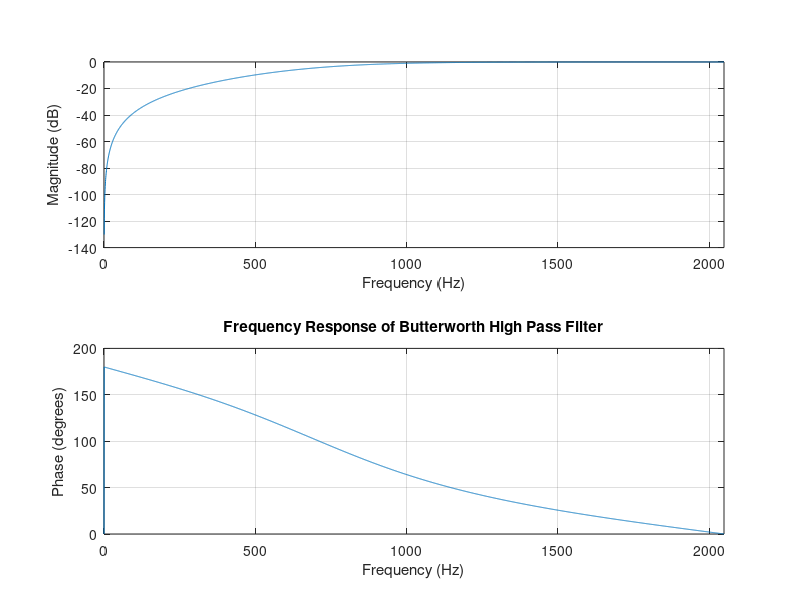

The MATLAB script that drew this image:
clc
clear variables

fsample = 4098;              %Should be atlease twice f to avoid aliasing

%High Pass filter
fs = 100;        %in Hz
fp = 1000;       %in Hz
as = 30;         %in dB
ap = 1;          %in dB

[n, fc] = buttord(2*fp/fsample, 2*fs/fsample, ap, as);
%n is the order of digital ButterWorth filter
%fc is the cut-off freq of digital ButterWorth filter
%multiplication by 2 is to normalize DT frequency from (0, pi) to (0,1)

[b, a] = butter(n, fc, 'high');     %This is to find the transfer function
                            %co-efficients of the LPF

freqz(b, a, fsample, fsample);
title('Frequency Response of Butterworth High Pass Filter');